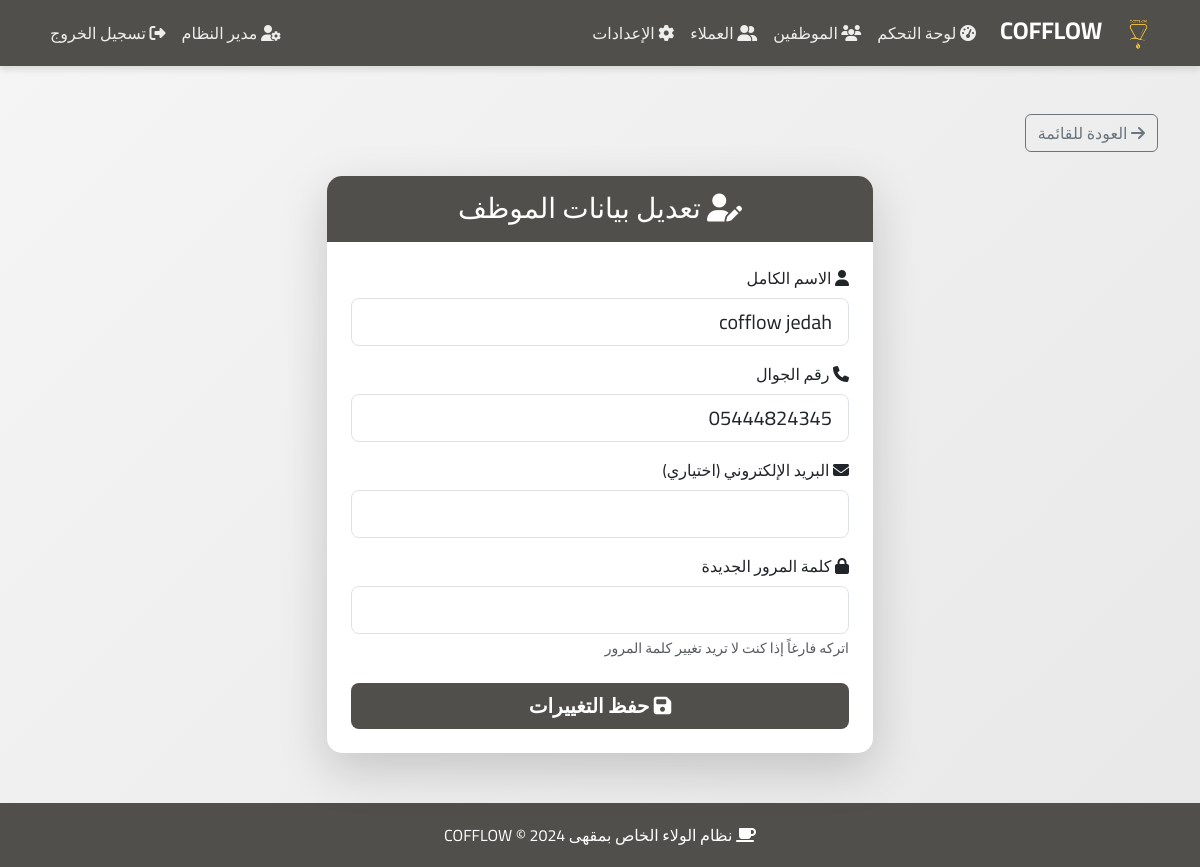
The app's page /admin/employee/edit/3 (signed in) with its own data.
### models.py (models this page shows, shortened)
class Settings(db.Model):
    __tablename__ = 'settings'
    id = db.Column(db.Integer, primary_key=True)
    cups_required = db.Column(db.Integer, default=6)  # عدد الأكواب المطلوبة للحصول على كوب مجاني
    logo_path = db.Column(db.String(255), nullable=True)
    primary_color = db.Column(db.String(7), default='#8B4513')  # لون بني للقهوة
    secondary_color = db.Column(db.String(7), default='#D2691E')
    updated_at = db.Column(db.DateTime, default=datetime.utcnow, onupdate=datetime.utcnow)

class User(UserMixin, db.Model):
    __tablename__ = 'users'
    id = db.Column(db.Integer, primary_key=True)
    name = db.Column(db.String(100), nullable=False)
    phone = db.Column(db.String(20), unique=True, nullable=False)
    email = db.Column(db.String(120), unique=True, nullable=True)
    password_hash = db.Column(db.String(255), nullable=False)
    role = db.Column(db.String(20), nullable=False)  # 'admin', 'employee', 'customer'
    cups_count = db.Column(db.Integer, default=0)  # للعملاء فقط
    created_at = db.Column(db.DateTime, default=datetime.utcnow)
    coupons = db.relationship('Coupon', backref='customer', lazy=True, foreign_keys='Coupon.customer_id')
    transactions = db.relationship('Transaction', backref='customer', lazy=True, foreign_keys='Transaction.customer_id')

### app.py (the view, shortened to what this page needs)
@app.route('/admin/employee/edit/<int:id>', methods=['GET', 'POST'])
@login_required
@role_required('admin')
def admin_edit_employee(id):
    employee = User.query.get_or_404(id)
    if employee.role != 'employee':
        flash('المستخدم المطلوب غير موجود', 'danger')
        return redirect(url_for('admin_employees'))
    return render_template('admin/edit_employee.html', employee=employee)

### app.py (called while the page is built)
@login_manager.user_loader
def load_user(user_id):
    return User.query.get(int(user_id))

@app.context_processor
def inject_settings():
    settings = Settings.query.first()
    lang = session.get('lang', 'ar')
    translations = get_all_translations(lang)
    return dict(settings=settings, lang=lang, t=translations)

def role_required(role):
    def decorator(f):
        @wraps(f)
        def decorated_function(*args, **kwargs):
            if not current_user.is_authenticated or current_user.role != role:
                flash('ليس لديك صلاحية للوصول إلى هذه الصفحة', 'danger')
                return redirect(url_for('index'))
            return f(*args, **kwargs)
        return decorated_function
    return decorator

@app.before_request
def make_session_permanent():
    if current_user.is_authenticated:
        session.permanent = True

### translations.py (called while the page is built)
def get_all_translations(lang):
    return TRANSLATIONS.get(lang, TRANSLATIONS['ar'])

### templates/admin/edit_employee.html (shortened to what this page needs)
{% extends "base.html" %}
{% block content %}
<div class="mb-4">
    <a href="{{ url_for('admin_employees') }}" class="btn btn-outline-secondary">
        <i class="fas fa-arrow-right"></i> العودة للقائمة
    </a>
</div>
<div class="row justify-content-center">
    <div class="col-md-6">
        <div class="card shadow-lg">
            <div class="card-header text-center">
                <h3 class="mb-0">
                    <i class="fas fa-user-edit"></i> تعديل بيانات الموظف
                </h3>
            </div>
            <div class="card-body p-4">
                <form method="POST" action="{{ url_for('admin_edit_employee', id=employee.id) }}">
                    <div class="mb-3">
                        <label for="name" class="form-label">
                            <i class="fas fa-user"></i> الاسم الكامل
                        </label>
                        <input type="text" class="form-control form-control-lg" id="name" name="name"
                               value="{{ employee.name }}" required>
                    </div>
                    <div class="mb-3">
                        <label for="phone" class="form-label">
                            <i class="fas fa-phone"></i> رقم الجوال
                        </label>
                        <input type="text" class="form-control form-control-lg" id="phone" name="phone"
                               value="{{ employee.phone }}" required>
                    </div>
                    <div class="mb-3">
                        <label for="email" class="form-label">
                            <i class="fas fa-envelope"></i> البريد الإلكتروني (اختياري)
                        </label>
                        <input type="email" class="form-control form-control-lg" id="email" name="email"
                               value="{{ employee.email or '' }}">
                    </div>
                    <div class="mb-4">
                        <label for="password" class="form-label">
                            <i class="fas fa-lock"></i> كلمة المرور الجديدة
                        </label>
                        <input type="password" class="form-control form-control-lg" id="password" name="password">
                        <div class="form-text">اتركه فارغاً إذا كنت لا تريد تغيير كلمة المرور</div>
                    </div>
                    <button type="submit" class="btn btn-primary btn-lg w-100">
                        <i class="fas fa-save"></i> حفظ التغييرات
                    </button>
                </form>
            </div>
        </div>
    </div>
</div>
{% endblock %}

### templates/base.html (shortened to what this page needs)
<!DOCTYPE html>
<html lang="ar" dir="rtl">
<head>
    <link href="https://cdn.jsdelivr.net/npm/bootstrap@5.3.0/dist/css/bootstrap.rtl.min.css" rel="stylesheet">
    <link rel="stylesheet" href="https://cdnjs.cloudflare.com/ajax/libs/font-awesome/6.4.0/css/all.min.css">
</head>
<body>
    <nav class="navbar navbar-expand-lg navbar-dark sticky-top">
        <div class="container">
            <a class="navbar-brand" href="{{ url_for('index') }}">
                {% if settings and settings.logo_path %}
                    <img src="{{ url_for('static', filename='uploads/' + settings.logo_path) }}"
                         alt="Logo" style="height: 40px; margin-left: 10px; border-radius: 5px;">
                {% else %}
                    <i class="fas fa-coffee"></i>
                {% endif %}
                COFFLOW
            </a>
            <div class="collapse navbar-collapse" id="navbarNav">
                <ul class="navbar-nav me-auto">
                    {% if current_user.is_authenticated %}
                        {% if current_user.role == 'admin' %}
                            <li class="nav-item">
                                <a class="nav-link" href="{{ url_for('admin_dashboard') }}">
                                    <i class="fas fa-tachometer-alt"></i> لوحة التحكم
                                </a>
                            </li>
                            <li class="nav-item">
                                <a class="nav-link" href="{{ url_for('admin_employees') }}">
                                    <i class="fas fa-users"></i> الموظفين
                                </a>
                            </li>
                            <li class="nav-item">
                                <a class="nav-link" href="{{ url_for('admin_customers') }}">
                                    <i class="fas fa-user-friends"></i> العملاء
                                </a>
                            </li>
                            <li class="nav-item">
                                <a class="nav-link" href="{{ url_for('admin_settings') }}">
                                    <i class="fas fa-cog"></i> الإعدادات
                                </a>
                            </li>
                        {% endif %}
                    {% endif %}
                </ul>
                <ul class="navbar-nav">
                    {% if current_user.is_authenticated %}
                        {% if current_user.role == 'admin' %}
                        <li class="nav-item">
                            <a class="nav-link" href="{{ url_for('admin_profile') }}">
                                <i class="fas fa-user-cog"></i> {{ current_user.name }}
                            </a>
                        </li>
                        {% else %}
                        <li class="nav-item">
                            <span class="nav-link">
                                <i class="fas fa-user"></i> {{ current_user.name }}
                            </span>
                        </li>
                        {% endif %}
                        <li class="nav-item">
                            <a class="nav-link" href="{{ url_for('logout') }}">
                                <i class="fas fa-sign-out-alt"></i> تسجيل الخروج
                            </a>
                        </li>
                    {% endif %}
                </ul>
            </div>
        </div>
    </nav>
    <main class="container my-5">
        {% block content %}{% endblock %}
    </main>
    <footer class="footer text-center">
        <div class="container">
            <p class="mb-0">
                <i class="fas fa-coffee"></i>
                نظام الولاء الخاص بمقهى COFFLOW &copy; 2024
            </p>
        </div>
    </footer>
</body>
</html>

### records on screen
Settings: logo_path (picture)
User: name "مدير النظام"
User: name "cofflow jedah", phone "05444824345"
